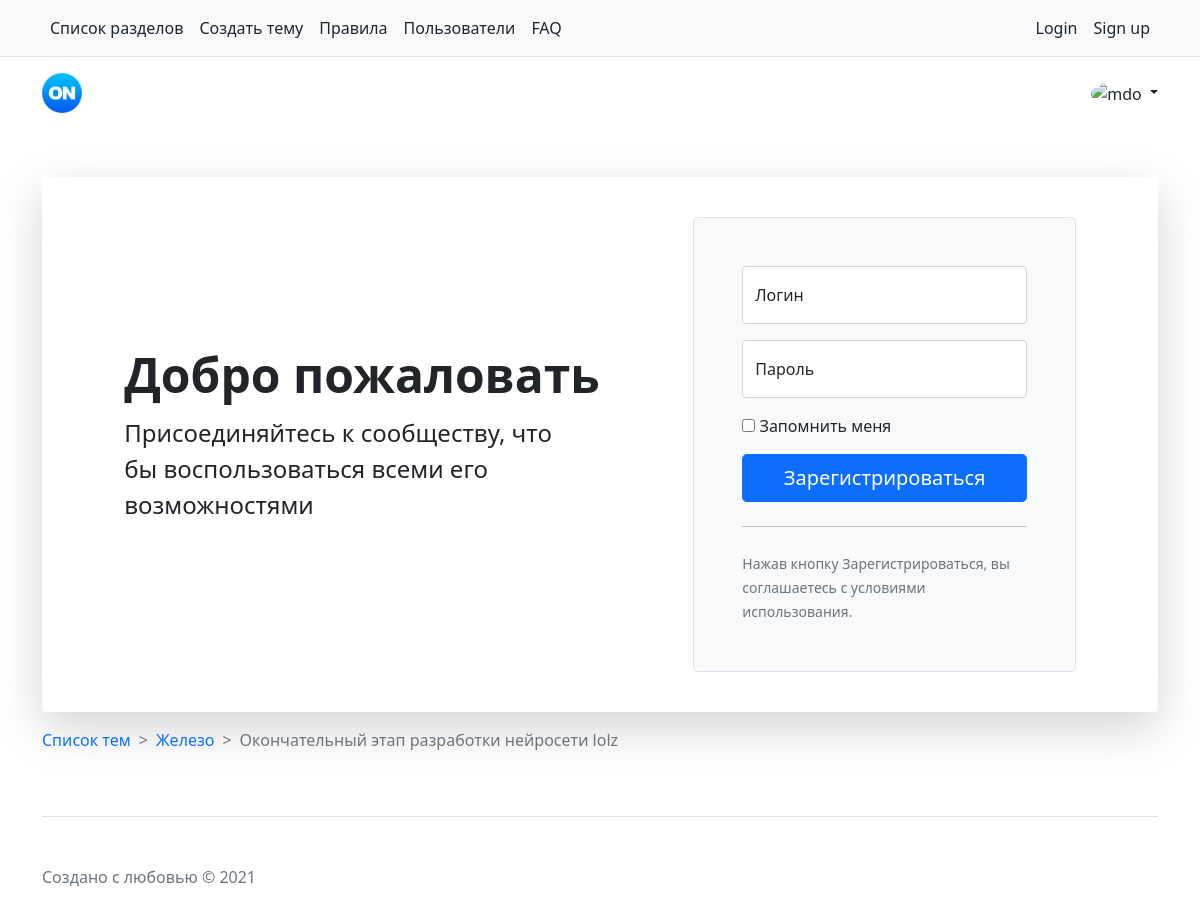
/threads/3/, run on an earlier commit of the app's database.
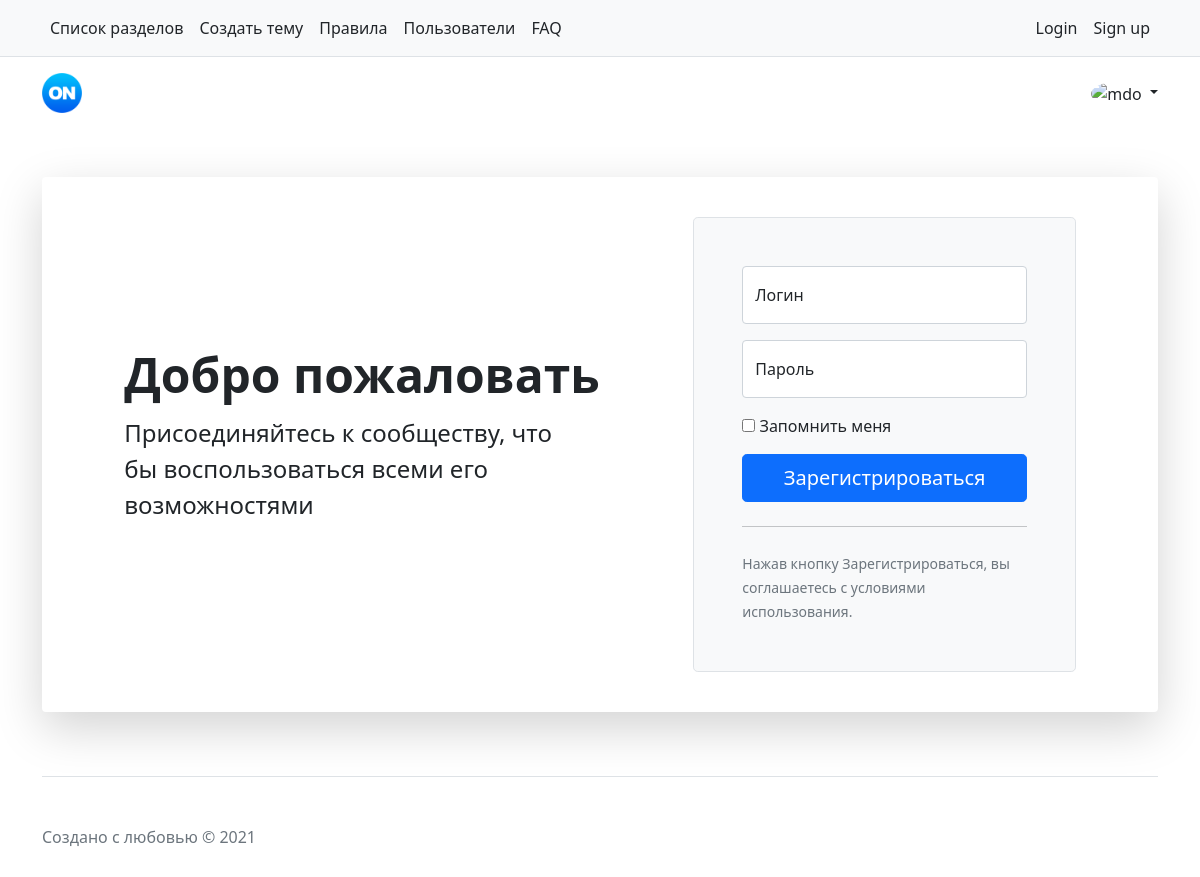
And on a later commit of the database.
### main/models.py (models this page shows, shortened)
class Threads(models.Model):
    title = models.CharField(max_length=50, verbose_name='Заголовок')
    date = models.DateTimeField(auto_now_add=True, db_index=True)
    forum = models.ForeignKey('Forums', null=True, on_delete=models.PROTECT, verbose_name='Раздел')
    prefix = models.ForeignKey('Prefix', null=True, blank=True, on_delete=models.PROTECT, verbose_name='Префикс')
    class Meta:
        verbose_name_plural = 'Темы'
        verbose_name = 'Тема'
        ordering = ['-date']

class Forums(models.Model):
    name = models.CharField(max_length=50, verbose_name='Имя')
    icon = models.ForeignKey('Icon', null=True, on_delete=models.PROTECT, verbose_name='Иконка')
    desc = models.CharField(max_length=100, verbose_name='Описание', null=True)
    class Meta:
        verbose_name_plural = 'Разделы'
        verbose_name = 'Раздел'
        ordering = ['name']

### main/views.py (the view)
# urls.py: path('threads/<int:th_id>/', thread),
def thread(request, th_id):
    th = Threads.objects.filter(pk=th_id)
    po = Post.objects.filter(thid=th_id)
    context = {
        'th': th,
        'po': po
    }
    return render(request, 'main/threads.html', context)

### main/templates/main/threads.html (shortened to what this page needs)
{% extends "main/base.html" %}
{% block main %}
    {% for th in th %}
        <nav style="--bs-breadcrumb-divider: '>';" aria-label="breadcrumb">
            <ol class="breadcrumb">
                <li class="breadcrumb-item"><a href="/" style="text-decoration: none;">Список тем</a></li>
                <li class="breadcrumb-item"><a href="/" style="text-decoration: none;">{{ th.forum.name }}</a></li>
                <li class="breadcrumb-item active" aria-current="page">{{ th.title }}</li>
            </ol>
        </nav>
        <link href="https://maxcdn.bootstrapcdn.com/font-awesome/4.7.0/css/font-awesome.min.css" rel="stylesheet"
>
    {% endfor %}
{% endblock %}

### main/templates/main/base.html (shortened to what this page needs)
{% load static %}
<!doctype html>
<html lang="ru">
<head>
    <link href="https://cdn.jsdelivr.net/npm/bootstrap@5.0.1/dist/css/bootstrap.min.css" rel="stylesheet"
>
    <link rel="stylesheet" href="https://cdn.jsdelivr.net/npm/bootstrap-icons@1.5.0/font/bootstrap-icons.css">
    <link href="{% static 'main/style.css' %}" type="text/css" rel="stylesheet">
</head>
<body>
<nav class="py-2 bg-light border-bottom">
    <div class="container d-flex flex-wrap">
        <ul class="nav me-auto">
            <li class="nav-item"><a href="/forums/" class="nav-link link-dark px-2 active" aria-current="page">Список
                разделов</a></li>
            <li class="nav-item"><a href="#" class="nav-link link-dark px-2">Создать тему</a></li>
            <li class="nav-item"><a href="#" class="nav-link link-dark px-2">Правила</a></li>
            <li class="nav-item"><a href="#" class="nav-link link-dark px-2">Пользователи</a></li>
            <li class="nav-item"><a href="#" class="nav-link link-dark px-2">FAQ</a></li>
        </ul>
        <ul class="nav">
            <li class="nav-item"><a href="#" class="nav-link link-dark px-2">Login</a></li>
            <li class="nav-item"><a href="#" class="nav-link link-dark px-2">Sign up</a></li>
        </ul>
    </div>
</nav>
<header class="p-3 mb-3">
    <div class="container">
        <div class="d-flex flex-wrap align-items-center justify-content-center justify-content-lg-start">
            <a href="/" class="d-flex align-items-center mb-2 mb-lg-0 text-dark text-decoration-none">
                <img width="40" src="{% static 'main/logo.png' %}" alt="">
            </a>
            <div class="dropdown text-end">
                <a href="#" class="d-block link-dark text-decoration-none dropdown-toggle" id="dropdownUser1"
                   data-bs-toggle="dropdown" aria-expanded="false">
                    <img src="https://github.com/mdo.png" alt="mdo" width="32" height="32" class="rounded-circle">
                </a>
            </div>
        </div>
    </div>
</header>
<div class="content container my-5">
    <div class="my-3 p-3 bg-body rounded shadow-lg">
        <div class="row align-items-center g-lg-6 py-4" style="margin-left: 5%; margin-right: 5%">
            <div class="col-lg-7 text-center text-lg-start">
                <h2 class="display-5 fw-bold lh-1 mb-3">Добро пожаловать</h2>
                <p class="col-lg-10 fs-4 ">Присоединяйтесь к сообществу, что бы воспользоваться всеми его
                    возможностями</p>
            </div>
            <div class="col-md-10 mx-auto col-lg-5">
                <form class="p-4 p-md-5 border rounded-3 bg-light">
                    <div class="form-floating mb-3">
                        <input type="email" class="form-control" id="floatingInput" placeholder="Логин">
                        <label for="floatingInput">Логин</label>
                    </div>
                    <div class="form-floating mb-3">
                        <input type="password" class="form-control" id="floatingPassword" placeholder="Пароль">
                        <label for="floatingPassword">Пароль</label>
                    </div>
                    <div class="checkbox mb-3">
                        <label>
                            <input type="checkbox" value="remember-me"> Запомнить меня
                        </label>
                    </div>
                    <button class="w-100 btn btn-lg btn-primary" type="submit">Зарегистрироваться</button>
                    <hr class="my-4">
                    <small class="text-muted">Нажав кнопку Зарегистрироваться, вы соглашаетесь с условиями
                        использования.</small>
                </form>
            </div>
        </div>
    </div>
    <div class="row mb-3">
        <div class="col-md-9 themed-grid-col">
            {% block main %}{% endblock %}
        </div>
        <div class="col-md-3 themed-grid-col">{% block left %}{% endblock %}</div>
    </div>
    <footer class="pt-5 my-5 text-muted border-top">
        Создано с любовью © 2021
    </footer>
</div>
</body>
</html>

What changed in the data, as far as the page shows it:
removed Threads: forum.name "Железо", title "Окончательный этап разработки нейросети lolz"
